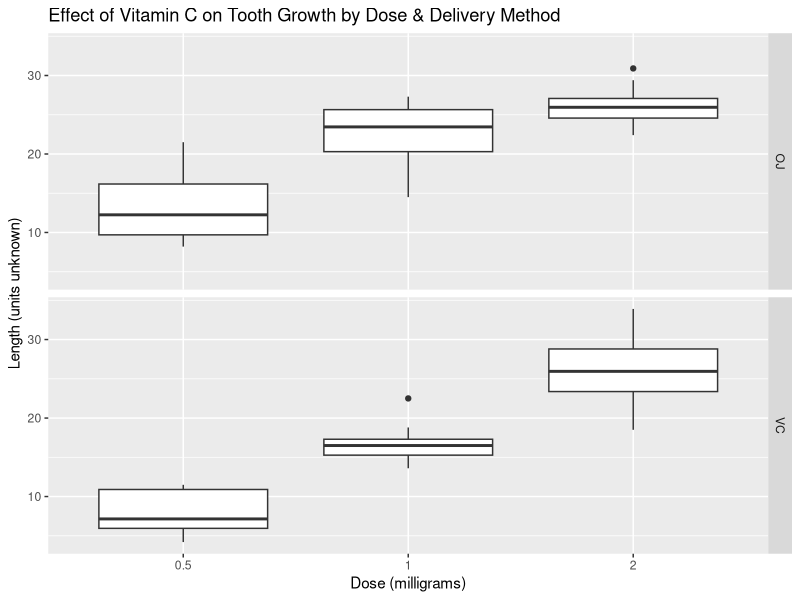

The R source for this figure: (Note: this script raises an error after producing the figure.)
## ---- chunk 1
loadToothData <- function() {
    suppressMessages(suppressWarnings(require(dplyr)))
    library(datasets)
    library(dplyr)
    data("ToothGrowth")
    # rename variables/columns to make them clearer
    tooth.data <- rename(ToothGrowth, Length=len, Delivery=supp, Dose=dose)
    # add group id
    tooth.data <- mutate(tooth.data,
                         Group=factor(paste0(Delivery, sprintf("%.1f", Dose))))
    tooth.data <- mutate(tooth.data,  Dose = factor(Dose))
    return(tooth.data)
}

getToothSummary <- function(tooth.data = loadToothData()) {
    suppressMessages(suppressWarnings(library(dplyr)))
    suppressMessages(suppressWarnings(library(knitr)))
    library(dplyr)
    tooth.summ <- group_by(tooth.data, Group)
    tooth.table <- summarize(tooth.summ, Mean.Length = mean(Length),
                             Std.Dev.Length = sd(Length))
    library(knitr)
    kable(tooth.table, digits=2)
}

getToothSummary()
## ---- chunk 2
loadToothData <- function() {
    suppressMessages(suppressWarnings(require(dplyr)))
    library(datasets)
    library(dplyr)
    data("ToothGrowth")
    # rename variables/columns to make them clearer
    tooth.data <- rename(ToothGrowth, Length=len, Delivery=supp, Dose=dose)
    # add group id
    tooth.data <- mutate(tooth.data,
                         Group=factor(paste0(Delivery, sprintf("%.1f", Dose))))
    tooth.data <- mutate(tooth.data,  Dose = factor(Dose))
    return(tooth.data)
}

exploreBox <- function(tooth.data = loadToothData()) {
    library(ggplot2)
    # exploratory panel plot
    p <- ggplot(tooth.data, aes(Dose, Length))
    p <- p + geom_boxplot()
    p <- p + facet_grid(Delivery ~ .)
    p <- p + xlab("Dose (milligrams)") + ylab("Length (units unknown)")
    p <- p + ggtitle("Effect of Vitamin C on Tooth Growth by Dose & Delivery Method")
    print(p)
}

exploreBox()
## ---- chunk 3
createTestingTable <- function(tooth.data = loadToothData()) {
    suppressMessages(suppressWarnings(library(dplyr)))
    suppressMessages(suppressWarnings(library(knitr)))
    library(dplyr)
    tooth.summ <- group_by(tooth.data, Group)
    tooth.table <- summarize(tooth.summ, Mean.Length = mean(Length),
                             Std.Dev.Length = sd(Length))
    df <- data.frame(Test=c("Addresses", "Group A", "Group B", "Mean A", "Mean B"),
                     t1=c("Question 1.", "OJ0.5", "OJ1.0",
                          as.character(tooth.table[1,2]),
                          as.character(tooth.table[2,2])),
                     t2=c("Question 1.", "OJ1.0", "OJ2.0",
                          as.character(tooth.table[2,2]),
                          as.character(tooth.table[3,2])),
                     t3=c("Question 1.", "VC0.5", "VC1.0",
                          as.character(tooth.table[4,2]),
                          as.character(tooth.table[5,2])),
                     t4=c("Question 1.", "VC1.0", "VC2.0",
                          as.character(tooth.table[5,2]),
                          as.character(tooth.table[6,2])),
                     t5=c("Question 2.", "VC0.5", "OJ0.5",
                          as.character(tooth.table[4,2]),
                          as.character(tooth.table[1,2])),
                     t6=c("Question 2.", "VC1.0", "OJ1.0",
                          as.character(tooth.table[5,2]),
                          as.character(tooth.table[2,2])),
                     t7=c("Question 2.", "VC2.0", "OJ2.0",
                          as.character(tooth.table[6,2]),
                          as.character(tooth.table[3,2])))
    library(knitr)
    kable(df, digits=2)
}

createTestingTable()
## ---- chunk 4

## Evaluates t-test results for Dose and Delivery under unequal group variances
getPvalue <- function(test.data, testDose = TRUE) {
    pval <- NULL
    if(testDose) {
        pval <- t.test(Length ~ Dose, paired = FALSE, var.equal = FALSE,
                       data = test.data)$p.value
    } else {
        pval <- t.test(Length ~ Group, paired = FALSE, var.equal = FALSE,
                       data = test.data)$p.value
    }
    
    return(pval)
}

## Returns a data frame with the p_values passed in as the p_values column
## and the rejectH0 column of boolean values designating whether the
## P-value was rejected (TRUE) or not (FALSE) under a Type I error rate
## alpha.
rejectBonferroni <- function(p_vals, alpha) {
    alpha.fwer <- alpha / length(p_vals)
    reject <- p_vals <= alpha.fwer
    result <- data.frame(p_values = p_vals, rejectH0 = reject)
    return(result)
}

## Ranks the p_values passed in and does a Benjamini Hochberg correction.
## A data frame with the following 4 columns is returned:
##
## test.id - test identifier, used tell which P-value corresponded to what test
## p.vals - passed in p_values in their original order
## alpha.bh.adj - BH adjusted alpha used to reject or accept H0
## rejectH0 - boolean values designating whether the P-value was rejected
##            (TRUE) or not (FALSE) under Type I error rate alpha.
rejectBenjHoch <- function(p_values, alpha) {
    suppressMessages(suppressWarnings(library(dplyr)))
    library(dplyr)
    result <- data.frame(test.id = 1:length(p_values), p.vals = p_values,
                         alpha.bh.adj = alpha)
    result <- mutate(result, rejectH0 = (p_values < alpha))
    result <- arrange(result, p.vals)
    m <- length(p_values)
    result$alpha.bh.adj <- alpha * (1:m) / m
    result$rejectH0 = (result$p.vals <= result$alpha.bh.adj)
    result$rank <- 1:m
    result <- arrange(result, test.id)  # put back in original order
    
    return(result)
}

## Returns the results of the 7 t-tests and evaluates the results against
## FPR (no correction), FWER (Bonferroni), and FDR (Benjamini Hochberg)
getTestResults <- function(tooth.data = loadToothData(),
                           alpha = 0.05) {
    t.pvals <- vector(mode = "numeric", length = 7)
    t.logic <- vector(mode = "logical", length = 7)
    # test dosages
    binary.data <- filter(tooth.data, Group == "OJ0.5" | Group == "OJ1.0")
    t.pvals[1] <- getPvalue(binary.data)
    binary.data <- filter(tooth.data, Group == "OJ1.0" | Group == "OJ2.0")
    t.pvals[2] <- getPvalue(binary.data)
    binary.data <- filter(tooth.data, Group == "VC0.5" | Group == "VC1.0")
    t.pvals[3] <- getPvalue(binary.data)
    binary.data <- filter(tooth.data, Group == "VC1.0" | Group == "VC2.0")
    t.pvals[4] <- getPvalue(binary.data)
    # test delivery
    binary.data <- filter(tooth.data, Group == "VC0.5" | Group == "OJ0.5")
    t.pvals[5] <- getPvalue(binary.data, FALSE)
    binary.data <- filter(tooth.data, Group == "VC1.0" | Group == "OJ1.0")
    t.pvals[6] <- getPvalue(binary.data, FALSE)
    binary.data <- filter(tooth.data, Group == "VC2.0" | Group == "OJ2.0")
    t.pvals[7] <- getPvalue(binary.data, FALSE)
    # rejection test
    t.fpr <- (t.pvals < alpha)
    t.fwer.q1 <- rejectBonferroni(t.pvals[1:4], alpha)$rejectH0
    t.fwer.q2 <- rejectBonferroni(t.pvals[5:7], alpha)$rejectH0
    t.fwer <- c(t.fwer.q1, t.fwer.q2)
    t.fdr.q1 <- rejectBenjHoch(t.pvals[1:4], alpha)$rejectH0
    t.fdr.q2 <- rejectBenjHoch(t.pvals[5:7], alpha)$rejectH0
    t.fdr <- c(t.fdr.q1, t.fdr.q2)
    t.test.num <- 1:7
    
    return(data.frame(test.num = 1:7, P_value = t.pvals,reject_FPR = t.fpr,
                      reject_FWER = t.fwer, reject_FDR = t.fdr))
}

getTestResults()

